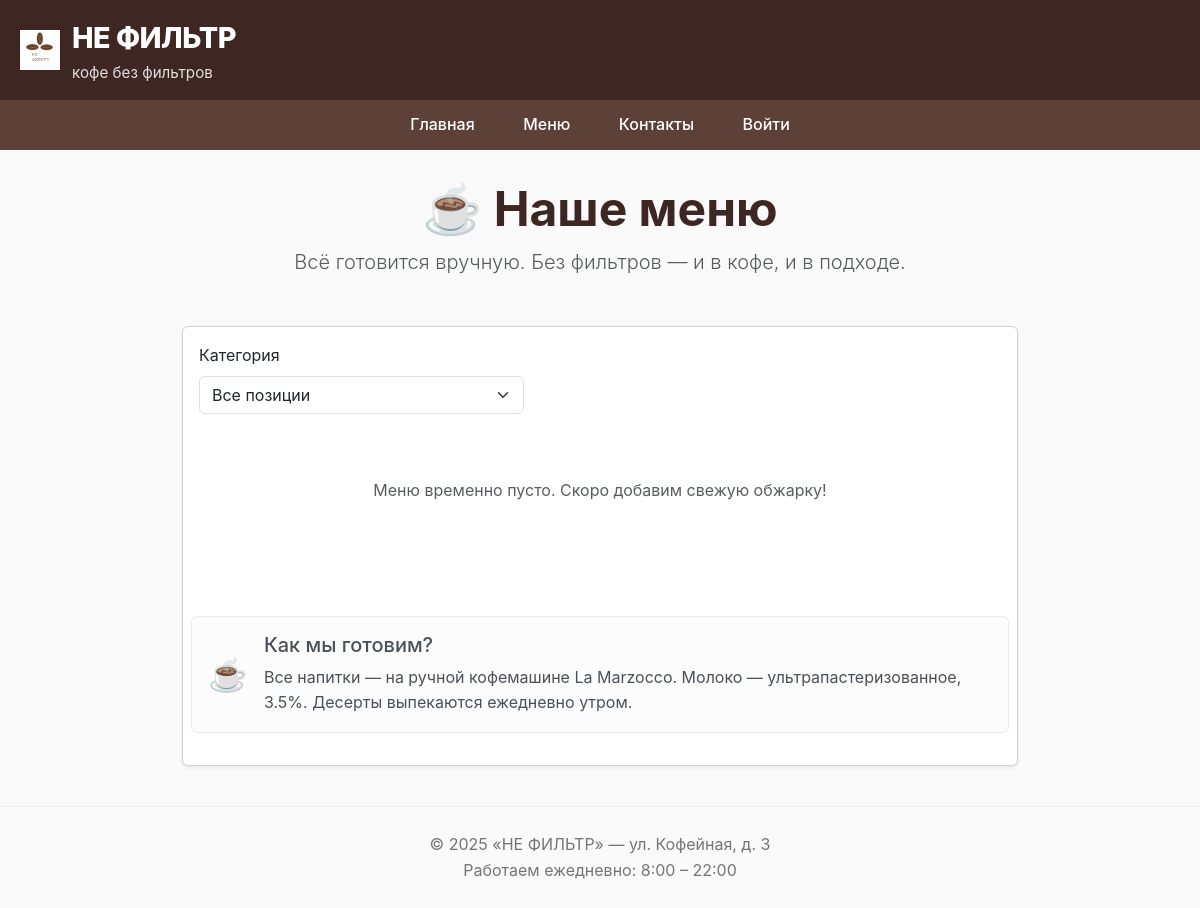
/menu/, run on an earlier commit of the app's database.
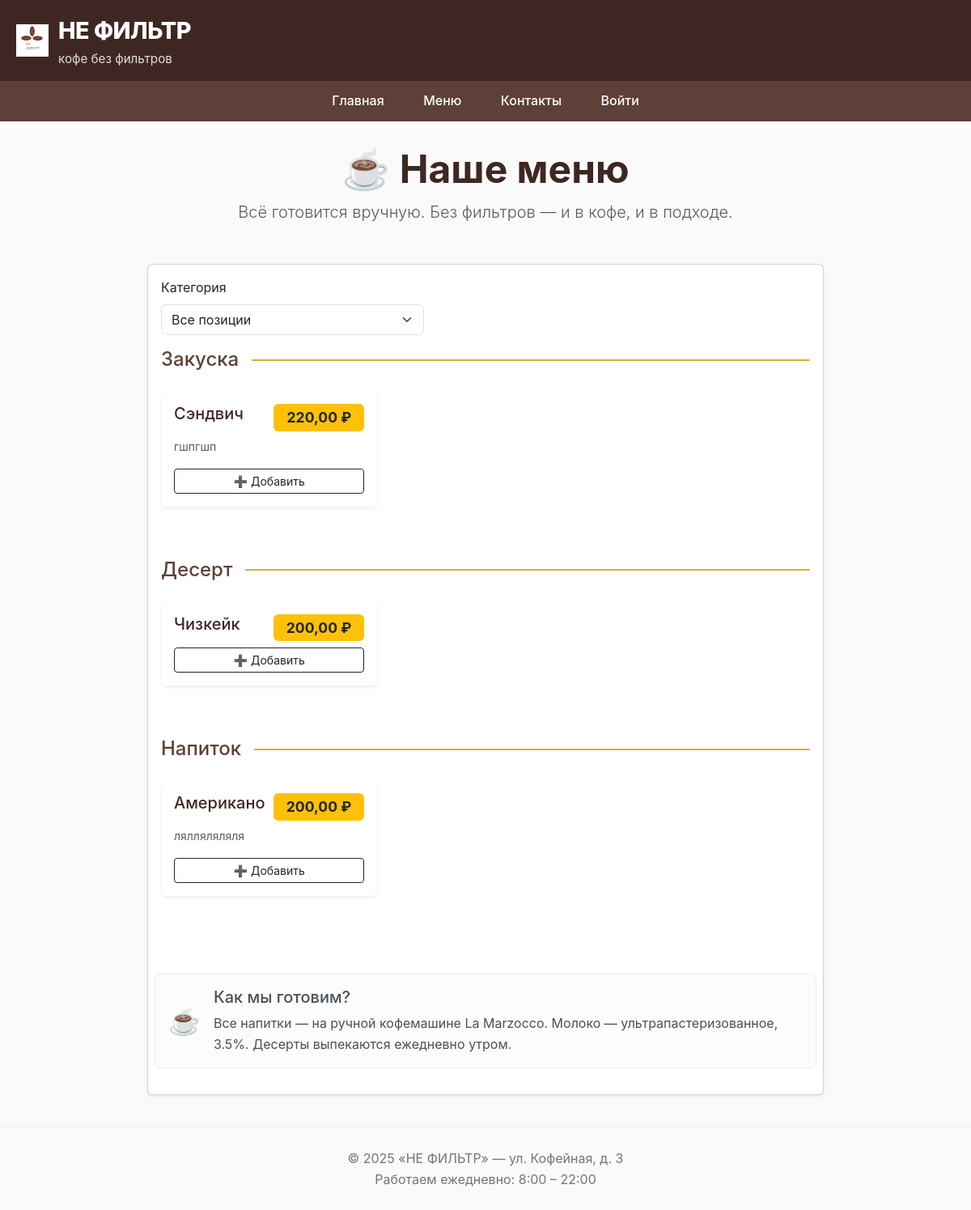
And on a later commit of the database.
### main/models.py (models this page shows, shortened)
class MenuItem(models.Model):
    CATEGORY_CHOICES = [
        ('drink', 'Напиток'),
        ('dessert', 'Десерт'),
        ('snack', 'Закуска'),
    ]
    name = models.CharField("Название", max_length=100)
    category = models.CharField("Категория", max_length=20, choices=CATEGORY_CHOICES)
    price = models.DecimalField("Цена", max_digits=6, decimal_places=2)
    description = models.TextField("Описание", blank=True)
    created_at = models.DateTimeField("Добавлено", auto_now_add=True)
    in_stock = models.BooleanField("В наличии", default=True)
    image = models.ImageField("Фото", upload_to="menu/", blank=True, null=True)
    class Meta:
        ordering = ['-created_at']  # новые — первыми

### main/views.py (the view)
# urls.py: path('menu/', views.menu, name='menu'),
def menu(request):
    category = request.GET.get('category')
    sort = request.GET.get('sort', '-created_at')
    items = MenuItem.objects.filter(in_stock=True)
    if category:
        items = items.filter(category=category)
    valid_sorts = ['-created_at', 'name', '-name', 'price', '-price']
    if sort in valid_sorts:
        items = items.order_by(sort)
    menu_dict = {}
    for item in items:
        cat_name = item.get_category_display()
        menu_dict.setdefault(cat_name, []).append(item)
    categories = [
        ('drink', 'Напитки'),
        ('dessert', 'Десерты'),
        ('snack', 'Закуски'),
    ]
    return render(request, 'menu.html', {
        'menu_items': menu_dict,
        'categories': categories,
        'current_category': category,
        'current_sort': sort,
    })

### coffee/templates/menu.html (shortened to what this page needs)
{% extends "base.html" %}
{% block content %}
<div class="container mt-4">
    <div class="text-center mb-5">
        <h1 class="display-5 fw-bold" style="color: #3E2723;">☕ Наше меню</h1>
        <p class="lead text-muted">Всё готовится вручную. Без фильтров — и в кофе, и в подходе.</p>
    </div>
<div class="card mb-4 shadow-sm">
    <div class="card-body">
        <form method="get" class="row g-3 align-items-end">
            <div class="col-md-5">
                <label class="form-label">Категория</label>
                <select name="category" class="form-select" onchange="this.form.submit()">
                    <option value="">Все позиции</option>
                </select>
            </div>
            <div class="col-md-5">
            </div>
    {% if menu_items %}
        {% for category_name, items in menu_items.items %}
            <section class="mb-5">
                <div class="d-flex align-items-center mb-4">
                    <h2 class="me-3 mb-0" style="color: #5D4037; font-size: 1.5rem;">
                        {{ category_name }}
                    </h2>
                    <div class="flex-grow-1" style="height: 2px; background: #D4AF37; border-radius: 1px;"></div>
                </div>
                <div class="row g-4">
                    {% for item in items %}
                    <a href="{% url 'menu_detail' item.id %}" class="text-decoration-none text-dark">
                        <div class="col-12 col-md-6 col-lg-4">
                            <div class="card h-100 shadow-sm border-0">
                                <div class="card-body d-flex flex-column">
                                    <div class="d-flex justify-content-between align-items-start mb-2">
                                        <h5 class="card-title mb-1" style="color: #3E2723;">{{ item.name }}</h5>
                                        <span class="badge bg-warning text-dark fw-bold py-2 px-3" style="font-size: 1.1rem;">
                                            {{ item.price }} ₽
                                        </span>
                                    </div>
                                    {% if item.description %}
                                        <p class="card-text text-muted small flex-grow-1">{{ item.description }}</p>
                                    {% endif %}
                                    <div class="mt-auto">
                                        <button class="btn btn-outline-dark btn-sm w-100"
                                                title="Добавить в заказ"
                                                onclick="alert('Функция заказа пока в разработке ☕\nНо вы уже можете оформить заказ у бариста!')">
                                            ➕ Добавить
                                        </button>
                                    </div>
                                </div>
                            </div>
                        </div>
                    </a>
                    {% endfor %}
                </div>
            </section>
        {% endfor %}
    {% else %}
        <div class="text-center py-5">
            <p class="text-muted">Меню временно пусто. Скоро добавим свежую обжарку!</p>
        </div>
    {% endif %}
    <div class="alert alert-light mt-5" role="alert">
        <div class="d-flex align-items-center">
            <div class="me-3" style="font-size: 2rem;">☕</div>
            <div>
                <h5 class="alert-heading">Как мы готовим?</h5>
                <p class="mb-0">
                    Все напитки — на ручной кофемашине La Marzocco. Молоко — ультрапастеризованное, 3.5%.
                    Десерты выпекаются ежедневно утром.
                </p>
            </div>
        </div>
    </div>
</div>
{% endblock %}

### coffee/templates/base.html (shortened to what this page needs)
{% load static %}
<!DOCTYPE html>
<html lang="ru">
<head>
    <link href="https://cdn.jsdelivr.net/npm/bootstrap@5.3.2/dist/css/bootstrap.min.css" rel="stylesheet">
</head>
<body>
        <header>
        <div class="logo-box">
            <img src="{% static 'images/logo.png' %}" alt="НЕ ФИЛЬТР" class="logo-img">
            <div>
                <div class="logo-text">НЕ ФИЛЬТР</div>
                <div class="logo-slogan">кофе без фильтров</div>
            </div>
        </div>
    </header>
    {% include "nav.html" %}
    <main>
        {% block content %}
        {% endblock %}
    </main>
    <footer>
        &copy; 2025 «НЕ ФИЛЬТР» — ул. Кофейная, д. 3<br>
        Работаем ежедневно: 8:00 – 22:00
    </footer>
</body>
</html>

### coffee/templates/nav.html
<nav>
    <a href="{% url 'home' %}">Главная</a>
    <a href="{% url 'menu' %}">Меню</a>
    <a href="{% url 'contacts' %}">Контакты</a>
    {% if user.is_authenticated %}
        <a href="#">Мой кабинет</a>
        <a href="#">Мои заказы</a>
    {% else %}
        <a href="{% url 'login' %}">Войти</a>
    {% endif %}
</nav>

### coffee/templates/base.html (style rules this page uses)
* { margin: 0; padding: 0; box-sizing: border-box; }
body { font-family: -apple-system, BlinkMacSystemFont, 'Segoe UI', Roboto, sans-serif; line-height: 1.6; color: #333; background-color: #fafafa; }
header { background: #3E2723; color: white; padding: 15px 20px; display: flex; align-items: center; justify-content: space-between; flex-wrap: wrap; gap: 15px; }
.logo-box { display: flex; align-items: center; gap: 12px; }
.logo-img { height: 40px; }
.logo-text { font-size: 1.8rem; font-weight: 800; letter-spacing: -0.5px; }
.logo-slogan { font-size: 0.95rem; opacity: 0.85; font-weight: 400; }
nav { background: #5D4037; padding: 12px 0; text-align: center; }
nav a { color: white; text-decoration: none; margin: 0 10px; font-weight: 500; padding: 6px 12px; border-radius: 20px; transition: background 0.2s; }
main { max-width: 900px; margin: 30px auto; padding: 0 20px; }
footer { text-align: center; padding: 25px; color: #757575; border-top: 1px solid #eee; margin-top: 40px; }

What changed in the data, as far as the page shows it:
added MenuItem: category_name "Закуска", name "Сэндвич", price "220,00", description "гшпгшп"
added MenuItem: category_name "Десерт", name "Чизкейк", price "200,00"
added MenuItem: category_name "Напиток", name "Американо", price "200,00", description "лялляляляля"
Also different on the page:
text no longer shown: "Меню временно пусто. Скоро добавим свежую обжарку!"
